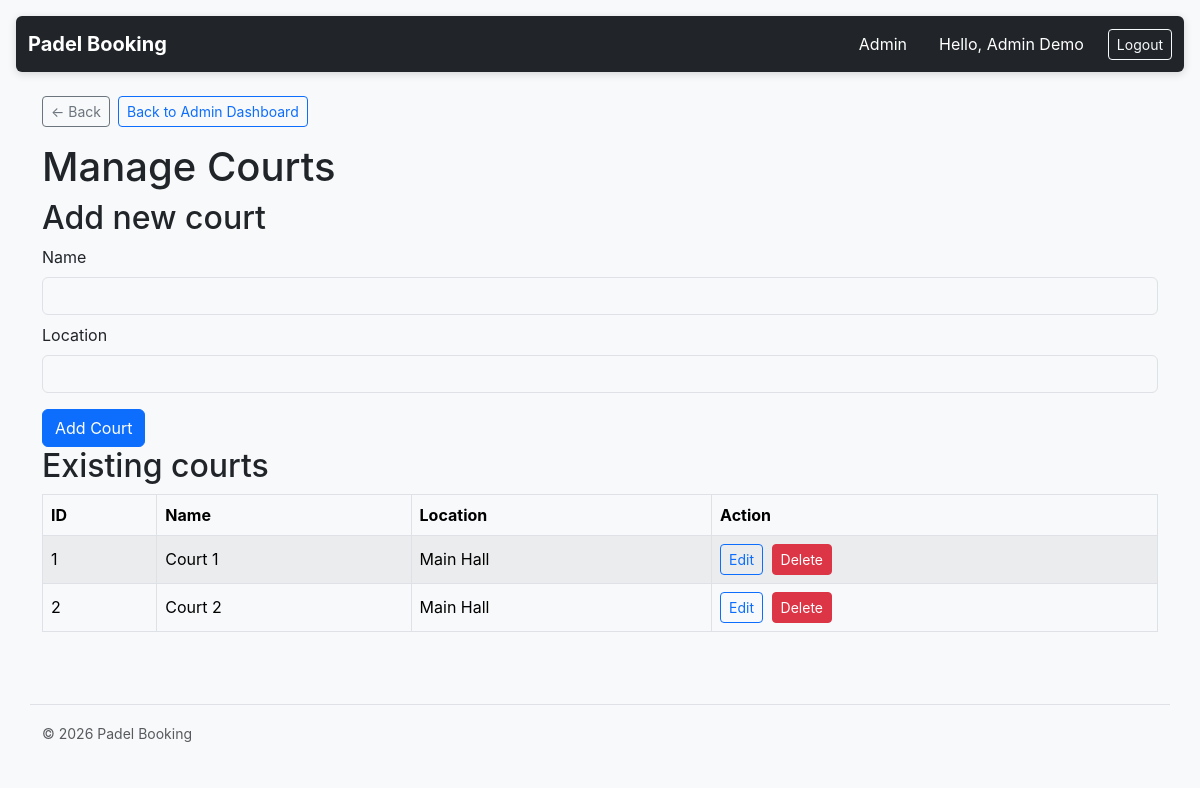
The app's page /admin/courts (signed in) with its own data.
### tables this page shows
CREATE TABLE IF NOT EXISTS courts (
  id INT UNSIGNED NOT NULL AUTO_INCREMENT,
  name VARCHAR(100) NOT NULL,
  location VARCHAR(255) NOT NULL,
  PRIMARY KEY (id)
);

### src/Controllers/AdminController.php (called while the page is built, shortened)
<?php
class AdminController
{
    private CourtService $courtService;
    public function __construct()
    {
        $this->courtService = new CourtService();
    }
    public function courts()
    {
        try {
            $courts = $this->courtService->getAll();
            require __DIR__ . '/../Views/admin/courts.php';
        } catch (\Exception $e) {
            $_SESSION['error_message'] = 'An error occurred loading courts: ' . $e->getMessage();
            header('Location: /admin');
            exit;
        }
    }
}

### src/Repositories/CourtRepository.php (called while the page is built, shortened)
<?php
class CourtRepository extends Repository implements ICourtRepository
{
    public function getAll(): array
    {
        $pdo = $this->getConnection();
        $sql = "SELECT id, name, location FROM courts ORDER BY id ASC";
        $stmt = $pdo->query($sql);
        $rows = $stmt->fetchAll(PDO::FETCH_ASSOC);
        $courts = [];
        foreach ($rows as $row) {
            $courts[] = new CourtModel(
                (int)$row['id'],
                $row['name'],
                $row['location']
            );
        }
        return $courts;
    }
}

### src/Services/CourtService.php (called while the page is built, shortened)
<?php
class CourtService implements ICourtService
{
    private CourtRepository $courtRepository;
    public function __construct()
    {
        $this->courtRepository = new CourtRepository();
    }
    public function getAll(): array
    {
        return $this->courtRepository->getAll();
    }
}

### src/autoload.php (called while the page is built, shortened)
<?php
spl_autoload_register(function (string $class) {
    $prefix = 'App\\';
    $baseDir = __DIR__ . '/';
    $relativeClass = substr($class, strlen($prefix));
    $file = $baseDir . str_replace('\\', '/', $relativeClass) . '.php';
});

### src/Models/CourtModel.php (called while the page is built, shortened)
<?php
class CourtModel
{
    public function __construct(int $id, string $name, string $location)
    {
        $this->id = $id;
        $this->name = $name;
        $this->location = $location;
    }
}

### src/Views/admin/courts.php (the view, shortened to what this page needs)
<?php require __DIR__ . '/../partials/header.php'; ?>
<?php require __DIR__ . '/../partials/back_nav.php'; ?>
<h1>Manage Courts</h1>
<h2>Add new court</h2>
<form method="post" action="/admin/courts/create" id="addCourtForm">
    <div class="mb-2">
        <label class="form-label">Name</label>
        <input type="text" name="name" required class="form-control">
    </div>
    <div class="mb-2">
        <label class="form-label">Location</label>
        <input type="text" name="location" required class="form-control">
    </div>
    <button type="submit" class="btn btn-primary mt-2">Add Court</button>
</form>
<h2>Existing courts</h2>
<table class="table table-striped table-bordered align-middle">
    <thead>
        <tr>
            <th>ID</th>
            <th>Name</th>
            <th>Location</th>
            <th>Action</th>
        </tr>
    </thead>
    <tbody>
        <?php foreach ($courts as $c): ?>
            <tr>
                <td><?php echo (int)$c->id; ?></td>
                <td><?php echo htmlspecialchars($c->name); ?></td>
                <td><?php echo htmlspecialchars($c->location); ?></td>
                <td>
                    <a href="/admin/courts/edit?id=<?php echo (int)$c->id; ?>" class="btn btn-sm btn-outline-primary me-1">Edit</a>
                    <form method="post" action="/admin/courts/delete" style="display:inline;">
                        <button type="submit" class="btn btn-sm btn-danger" onclick="return confirm('Delete this court?');">
                            Delete
                        </button>
                    </form>
                </td>
            </tr>
        <?php endforeach; ?>
    </tbody>
</table>
<?php require __DIR__ . '/../partials/footer.php'; ?>

### public/css/app.css (style rules this page uses)
.btn { transition: color 0.2s ease, background-color 0.2s ease, border-color 0.2s ease, transform 0.15s ease; }
.form-control, .form-select, input[type="text"], input[type="email"], input[type="password"], input[type="date"] { transition: border-color 0.2s ease, box-shadow 0.2s ease, background-color 0.2s ease; }
.form-label { transition: color 0.2s ease; }
table .btn { transition: color 0.2s ease, background-color 0.2s ease, border-color 0.2s ease, transform 0.15s ease; }

### src/Views/partials/header.php (style rules this page uses)
:root { --bs-body-bg: #f8f9fa; }
body { font-family: -apple-system, BlinkMacSystemFont, "Segoe UI", Roboto, "Helvetica Neue", Arial, sans-serif; background: #f8f9fa; }
.btn { transition: transform 0.15s ease, box-shadow 0.15s ease; }

### records on screen
courts: id "1", name "Court 1", location "Main Hall"
courts: id "2", name "Court 2", location "Main Hall"

### other values on screen
$_SESSION['user_name'] "Admin Demo"
$ctaLabel "Back to Admin Dashboard"
